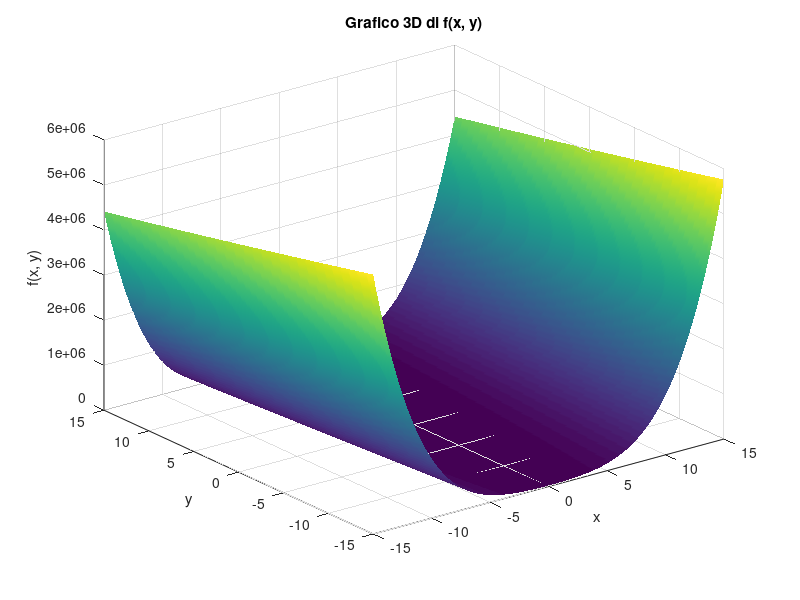

Write the MATLAB code that produced this figure. (Note: this script raises an error after producing the figure.)
%% PROVEEEE
clear all
close all
clc

% Parametric Rosenbrock function in dimension n 
function f = parametric_rosenbrock(x, alpha)
    f = 0;
    n = length(x);
    for i = 2:n
        f = f + alpha * (x(i) - x(i-1)^2)^2 + (x(i-1)-1)^2;
    end
end

function gradf = grad_parametric_rosenbrock(x,alpha)
    n = length(x);
    gradf = zeros(n,1);
    
    for k = 2:n-1
        gradf(k,1) = -2*alpha*x(k-1)^2 + x(k)*(2*alpha +2) -2  +4*alpha*x(k)^3- 4*alpha*x(k)*x(k+1);
    end

    gradf(1,1) = 2*(x(1) -1) + 4*alpha*x(1)^3 - 4*alpha*x(1)*x(2);
    gradf(n,1) = -2*alpha*x(n-1)^2 + 2*alpha*x(n) ;

end

function Hessf = hess_parametric_rosenbrock(x,alpha)
    n = length(x);
    diags = zeros(n,3);
    % diags(:,1) is the principal one, diags(:,2) is the superior one and
    % diags(:,3) is the inferior one

    diags(1,1) = 2 + 12*alpha*x(1)^2 - 4*alpha*x(2);
    diags(n,1) = 2*alpha;
    diags(n-1,3) = -4*alpha*x(n-1);
    diags(n,2) = -4*alpha*x(n-1);

    for k = 2:n-1
       diags(k,1) = 2*alpha + 12*alpha*x(k)^2 - 4*alpha*x(k+1) +2;
       diags(k-1,3) = -4*alpha*x(k-1); %diag inferior: k is the first derivative
       diags(k,2)= -4*alpha*x(k-1); %diag superior: k id the first derivative
    end
    

    Hessf = spdiags(diags, [0, +1, -1], n, n);

end


% the excercice asks to fix alpha = 100
f = @(x) parametric_rosenbrock(x, 100);
gradf = @(x) grad_parametric_rosenbrock(x,100);
Hessf = @(x) hess_parametric_rosenbrock(x,100);
%% vediamo se il minimo varia all'aumentare della dimensione o se è costante
x = -15:0.1:15;
y = -15:0.1:15;
[X, Y] = meshgrid(x, y);
Z = arrayfun(@(x, y) f([x; y]), X, Y);

% Grafico 3D
f1 = figure;
surf(X, Y, Z);
title('Grafico 3D di f(x, y)');
xlabel('x');
ylabel('y');
zlabel('f(x, y)');
shading interp; 

% % curve di livello
% contour(X, Y, Z, 20); % '20' indica il numero di livelli
% colorbar; % Aggiunge una barra colori per riferimento
% xlabel('x');
% ylabel('y');
% title('Curve di livello della funzione f');


%% PROVA MODIFIED NEWTON METHOD
tol = 1e-4;
n = 1e5;
x0 = (1:1:n)'; % pto iniziale es3_marti
% x0 = ones(n,1); % pto iniziale Rosenbrock
% x0(1:2:n) = -1.2;

rho = 0.7; c1 = 1e-2; btmax = 98; tau_kmax = 1e4; 
[xbest_MN, xseq_MN, iter_MN, fbest_MN, gradfk_norm_MN, btseq_MN, flag_bcktrck_MN, failure_MN] ...
    = modified_Newton(f,gradf, Hessf, x0, 5000, rho, c1, btmax, tol, tau_kmax, x_esatto)


%% PROVANEALDER MEAD
n = 50;
% x0 = (1:1:n)'; % pto iniziale es3_marti
x0 = ones(n,1); % pto iniziale Rosenbrock
x0(1:2:n) = -1.2;

[xbest, xseq,iter,fbest, flag, failure] = nelderMead(f,x0,[],[],[],[],n*500,[])



%%

clear all
clc
close all

function Fx = PF1_funct(x)
    % x is a matrix, each col contains a vector of dimension n
    % Fx is a vector, the i-th element is F(x(:,i))

    Fx = zeros(1,size(x,2));
    for col = 1:size(x,2)
        Fx(1,col) = 0.5* 1e-5 * sum((x(:,col) - ones(size(x,1),1)).^2) + 0.5*(sum(x(:,col).^2) - 0.25)^2;
    end
end

f = @(x) PF1_funct(x);
gradf = @(x) 1e-5.*(x-ones(length(x),1)) + 2*(sum(x.^2) -0.25).*x;

function hessf = hessian(x)
    n = length(x);
    diags = zeros(n,3); %1st column is the principal diag, 2nd column is the superior diag and 3rd column is the inferior
    diags(1:n,1) = 1e-5 + 4*x(1:n).^2 + 2*(sum(x(:,1).^2) -0.25);
    % inferior diagonal
    diags(1:n-1,3) = 4.*x(1:n-1).*x(2:n);
    %superior diagonal
    diags(2:n,2) = 4.*x(2:n).*x(1:n-1);
    hessf = spdiags(diags, [0,1,-1], n,n);
end

Hessf = @(x) hessian(x);

n = 1e4;

% minimum point is such that gradf(x) = 0
x_esatto = fsolve(gradf, zeros(n,1), '');
f(x_esatto)


